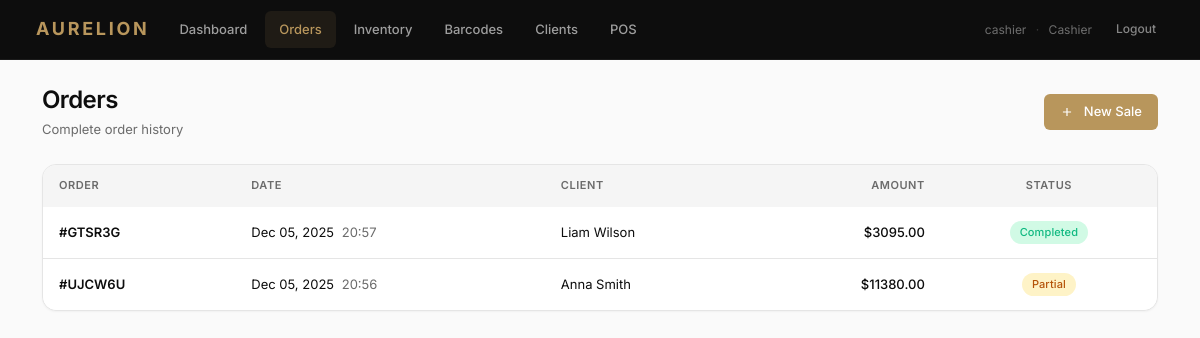
Before: /orders/ (signed in) with the older database file.
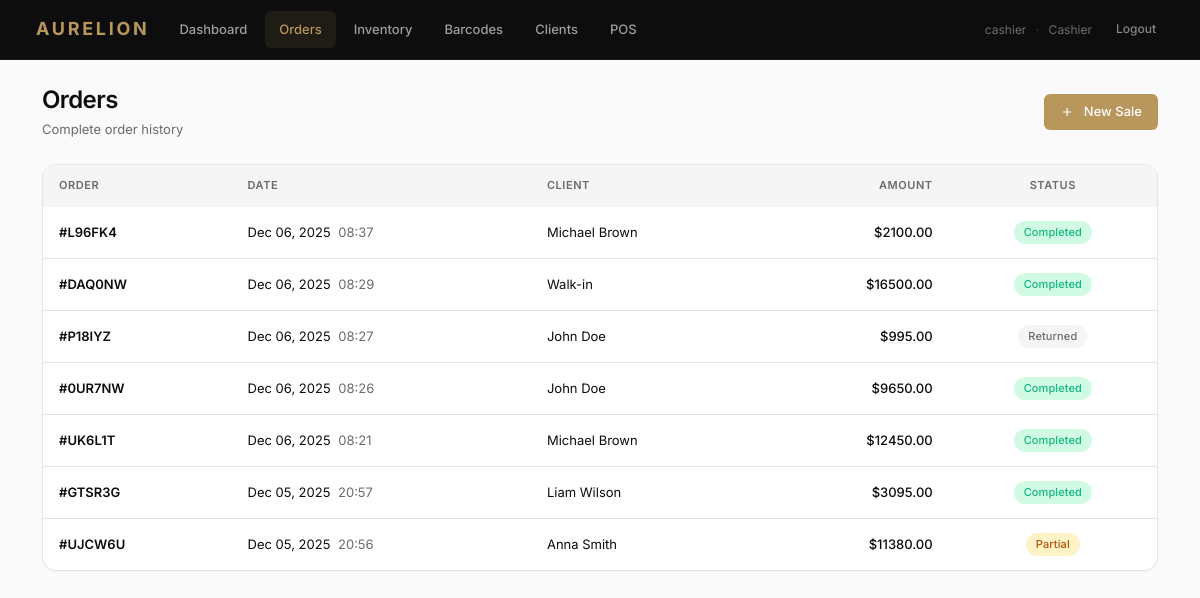
After: the same page with the newer database file.
### core/models.py (models this page shows, shortened)
class Order(models.Model):
    class Type(models.TextChoices):
        SALE = 'SALE', _('Sale')
        RETURN = 'RETURN', _('Return')
        EXCHANGE = 'EXCHANGE', _('Exchange')
    class Status(models.TextChoices):
        DRAFT = 'DRAFT', _('Draft')
        CANCELLED = 'CANCELLED', _('Cancelled')
        COMPLETED = 'COMPLETED', _('Completed')
        PARTIALLY_RETURNED = 'PARTIALLY_RETURNED', _('Partially Returned')
        FULLY_RETURNED = 'FULLY_RETURNED', _('Fully Returned')
        REFUNDED = 'REFUNDED', _('Refunded')
        REFUND_PENDING = 'REFUND_PENDING', _('Refund Pending')
    type = models.CharField(
        max_length=20,
        choices=Type.choices,
        default=Type.SALE,
        db_index=True
    )
    parent_order = models.ForeignKey(
        'self',
        on_delete=models.PROTECT,
        null=True,
        blank=True,
        related_name='child_orders',
        help_text='For RETURN/EXCHANGE orders, this points to the original SALE order'
    )
    order_code = models.CharField(max_length=12, unique=True, blank=True, null=True, default=None)
    client = models.ForeignKey(Client, on_delete=models.SET_NULL, null=True, blank=True)
    location = models.ForeignKey(Location, on_delete=models.PROTECT)
    created_by = models.ForeignKey(User, on_delete=models.PROTECT)
    created_at = models.DateTimeField(auto_now_add=True)
    status = models.CharField(max_length=25, choices=Status.choices, default=Status.DRAFT)
    total_amount = models.DecimalField(max_digits=12, decimal_places=2, default=0)
    total_discount = models.DecimalField(max_digits=12, decimal_places=2, default=0)
    loyalty_points_earned = models.IntegerField(default=0)
    loyalty_points_redeemed = models.IntegerField(default=0)
    @property
    def ui_status(self):
        if self.type == self.Type.EXCHANGE:
            return 'EXCHANGE'
        elif self.type == self.Type.RETURN:
            return 'RETURN'
        return self.status

class Client(models.Model):
    class LoyaltyTier(models.TextChoices):
        REGULAR = 'REGULAR', _('Regular')
        SILVER = 'SILVER', _('Silver')
        GOLD = 'GOLD', _('Gold')
        PLATINUM = 'PLATINUM', _('Platinum')
    first_name = models.CharField(max_length=100)
    last_name = models.CharField(max_length=100, blank=True)
    phone = models.CharField(max_length=20, unique=True)
    email = models.EmailField(unique=True, null=True, blank=True)
    birthday = models.DateField(null=True, blank=True)
    notes = models.TextField(blank=True)
    prefers_communication = models.BooleanField(default=True)
    loyalty_tier = models.CharField(max_length=20, choices=LoyaltyTier.choices, default=LoyaltyTier.REGULAR, blank=True)
    created_at = models.DateTimeField(auto_now_add=True)
    def __str__(self):
        return f"{self.first_name} {self.last_name}".strip()

### core/views.py (the view)
# urls.py: path('orders/', views.OrderListView.as_view(), name='order_list'),
class OrderListView(CashierRequiredMixin, ListView):
    model = Order
    template_name = 'core/order_list.html'
    context_object_name = 'orders'
    paginate_by = 50
    def get_queryset(self):
        return Order.objects.order_by('-created_at')

### core/models.py (called while the page is built)
    def is_owner(self):
        return self.role == self.Role.OWNER

    def is_cashier(self):
        return self.role == self.Role.CASHIER or self.is_owner()

### core/permissions.py (called while the page is built)
    def test_func(self):
        user = self.request.user
        return user.is_authenticated and user.is_cashier()

### core/templates/core/order_list.html (shortened to what this page needs)
{% extends 'core/base.html' %}
{% load number_filters tz %}
{% block content %}
<div class="d-flex justify-content-between align-items-center mb-4">
    <div>
        <h2 class="mb-1">Orders</h2>
        <p class="text-muted text-sm mb-0">Complete order history</p>
    </div>
    {% if user.is_cashier and not user.is_owner %}
    <a href="{% url 'pos' %}" class="btn btn-primary">
        <svg width="14" height="14" fill="none" stroke="currentColor" stroke-width="2" viewBox="0 0 24 24" class="me-1">
            <path d="M12 5v14M5 12h14"/>
        </svg>
        New Sale
    </a>
    {% endif %}
</div>
<div class="card">
    <div class="table-responsive">
        <table class="table mb-0">
            <thead>
                <tr>
                    <th>Order</th>
                    <th>Date</th>
                    <th>Client</th>
                    <th class="text-end">Amount</th>
                    <th class="text-center">Status</th>
                </tr>
            </thead>
            <tbody>
                {% if orders %}
                {% for order in orders %}
                <tr style="cursor: pointer;" onclick="window.location='{% url 'order_detail' order.id %}';">
                    <td>
                        <span class="fw-semibold">#{{ order.order_code|default:order.id }}</span>
                    </td>
                    <td>
                        <span>{{ order.created_at|localtime|date:"M d, Y" }}</span>
                        <span class="text-muted text-sm ms-1">{{ order.created_at|localtime|time:"H:i" }}</span>
                    </td>
                    <td>{{ order.client|default:"Walk-in" }}</td>
                    <td class="text-end">
                        <span class="{% if order.type == 'RETURN' %}text-danger{% else %}fw-medium{% endif %}">
                            ${{ order.total_amount }}
                        </span>
                    </td>
                    <td class="text-center">
                        {% if order.ui_status == 'EXCHANGE' %}
                        <span class="badge bg-info">Exchange</span>
                        {% elif order.status == 'FULLY_RETURNED' %}
                        <span class="badge bg-secondary">Returned</span>
                        {% elif order.status == 'PARTIALLY_RETURNED' %}
                        <span class="badge bg-warning">Partial</span>
                        {% elif order.status == 'REFUNDED' %}
                        <span class="badge bg-danger">Refunded</span>
                        {% elif order.status == 'COMPLETED' %}
                        <span class="badge bg-success">Completed</span>
                        {% else %}
                        <span class="badge bg-secondary">{{ order.get_status_display }}</span>
                        {% endif %}
                    </td>
                </tr>
                {% endfor %}
                {% endif %}
            </tbody>
        </table>
    </div>
</div>
{% endblock %}

Changed rows visible on the page:
added Order: order_code "L96FK4", created_at "Dec 06, 2025", created_at "08:37", client "Michael Brown", total_amount "2100.00", type "Completed"
added Order: order_code "DAQ0NW", created_at "Dec 06, 2025", created_at "08:29", client "Walk-in", total_amount "16500.00", type "Completed"
added Order: order_code "P18IYZ", created_at "Dec 06, 2025", created_at "08:27", client "John Doe", total_amount "995.00", type "Returned"
added Order: order_code "0UR7NW", created_at "Dec 06, 2025", created_at "08:26", client "John Doe", total_amount "9650.00", type "Completed"
added Order: order_code "UK6L1T", created_at "Dec 06, 2025", created_at "08:21", client "Michael Brown", total_amount "12450.00", type "Completed"
